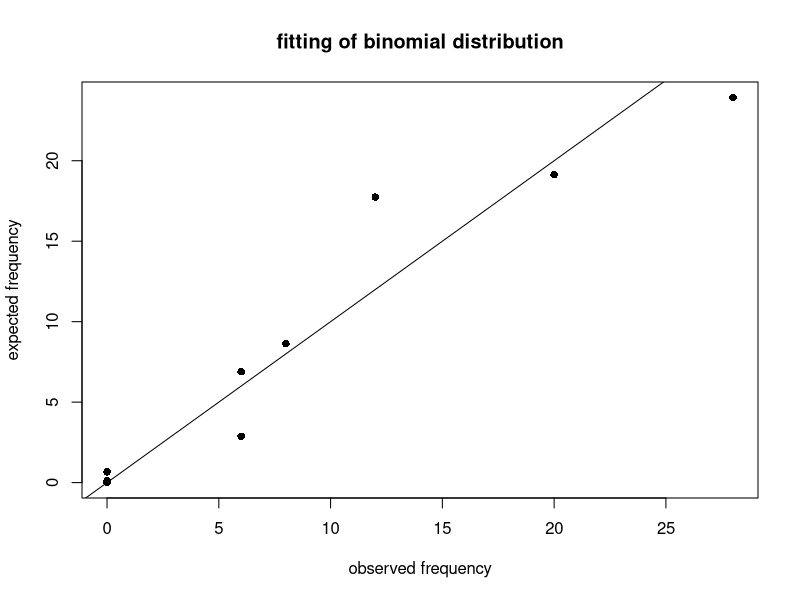

Here is the R script that generated this plot:
#experiment 17
#the following------------------------plot the expected frequencies against observed frequencies--- model

x=0:10
n=max(x)
f=c(6,20,28,12,8,6,0,0,0,0,0)
N=sum(f)
smean=sum(f*x)/N
p=smean/n
px=dbinom(x,n,p)
px=round(px,4)
ef=px*N
fr.dist=data.frame(x,f,px,ef)
fr.dist

par(mfrow=c(1,1))
plot(f,ef,type='p',pch=16,xlab="observed frequency",ylab="expected frequency", main="fitting of binomial distribution")
abline(0,1)